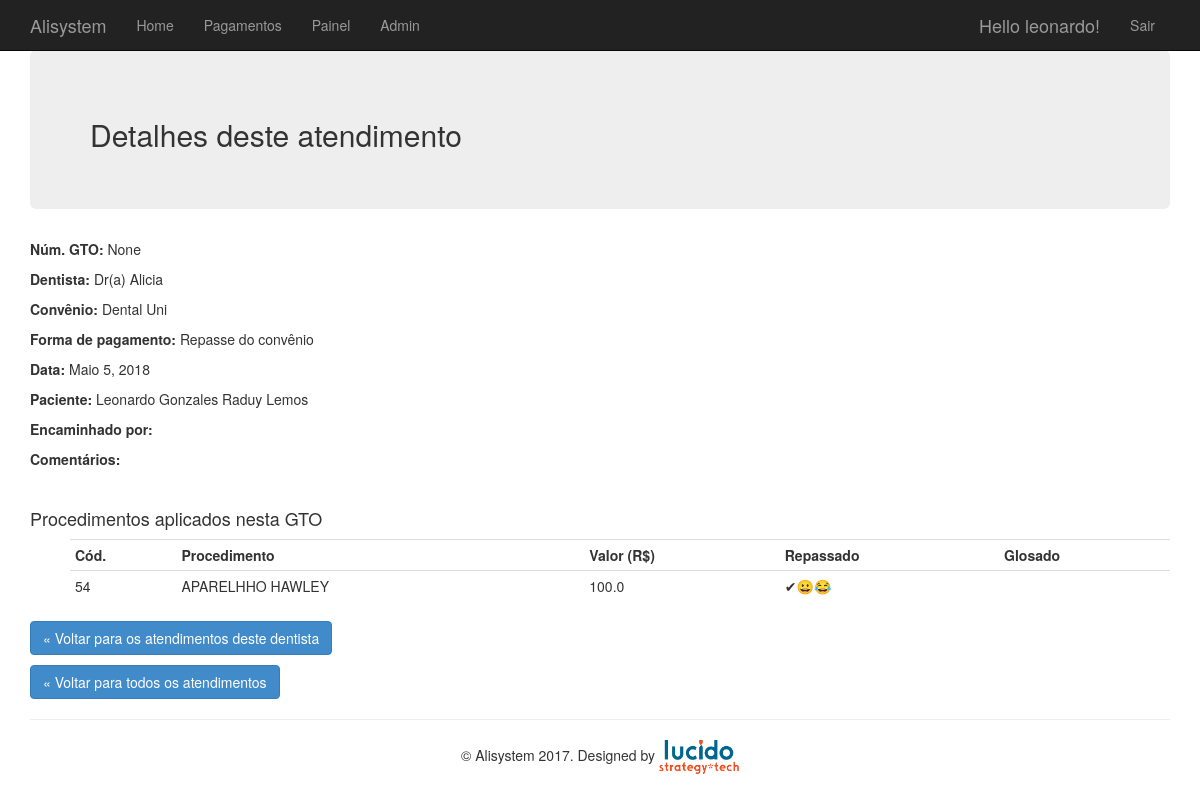
/atendimentos/44/ (signed in), run on the app's committed database.
### Alisystem/models.py (models this page shows, shortened)
class Atendimento(models.Model):
	dentista = models.ForeignKey(Dentista)
	paciente = models.ForeignKey(Paciente)
	convenio = models.ForeignKey(Convenio, null=True)
	forma_pagamento = models.ForeignKey(Formas_pagamento, blank=True, null=True, verbose_name = 'Forma de pagamento')
	data_atendimento = models.DateField(blank=True, null=True, verbose_name = 'Data do atendimento')
	num_GTO = models.CharField(max_length = 30, null=True, blank = True, verbose_name = 'Número da GTO')
	data_envio = models.DateField(blank=True, null=True, verbose_name = 'Data de envio')
	mes_recebimento = models.DateField(blank=True, null=True, verbose_name = 'Mês de recebimento')
	comentarios = models.CharField(max_length = 500, blank=True, verbose_name = 'Comentários')
	encaminhado_por = models.CharField(max_length = 30, blank=True, verbose_name = 'Encaminhado por', help_text='Registrar nome do dentista ou funcionário que encaminhou o paciente')
	verificado = models.BooleanField(blank=True, default=False, verbose_name = 'Atendimento verificado', help_text='Atendimento verificado pela administração do consultório')
	class Meta:
		ordering = ['-data_atendimento']

class Dentista(models.Model):
    nome_completo = models.CharField(max_length=100)
    num_CRO = models.CharField(max_length=100, blank = True, verbose_name = 'Número do CRO')
    email = models.EmailField(blank = True, verbose_name = 'E-mail')
    cpf = models.CharField(max_length=11, blank = True)
    banco = models.CharField(max_length=30, blank = True)
    num_agencia = models.CharField(max_length=4, blank = True, verbose_name = 'Agência número')
    num_conta = models.CharField(max_length=20, blank = True, verbose_name = 'Conta número')
    def __str__(self):
        return self.nome_completo
    class Meta: ordering = ['nome_completo']

class Convenio(models.Model):
    convenio = models.CharField(max_length=40)
    def __str__(self): # Ordenação por 'convenio'
        return self.convenio
    class Meta:	ordering = ['convenio']

class Formas_pagamento(models.Model):
    forma_pagamento = models.CharField(max_length=30, verbose_name = 'Forma de pagamento')
    comissao = models.FloatField(blank=True, null=True, verbose_name = 'Comissão/ impostos (%)', help_text='Registre aqui o valor da comissão dos meios de pagamento ou da alíquota de impostos')
    taxa_fixa = models.FloatField(blank=True, null=True, verbose_name = 'Taxa Fixa (R$)')
    def __str__(self):
        return self.forma_pagamento

class Paciente(models.Model):
    nome_completo = models.CharField(max_length=100)
    nome_responsavel = models.CharField(max_length=100, blank = True, verbose_name = 'Nome do responsável')
    data_nascimento = models.DateField(blank = True, null = True, verbose_name = 'Data de nascimento')
    email = models.EmailField(blank = True, verbose_name = 'e-mail')
    def __str__(self):
        return self.nome_completo
    class Meta: ordering = ['nome_completo']

class Procedimentos_aplicado(models.Model):
	atendimento = models.ForeignKey(Atendimento, blank=True, null=True)
	procedimento = models.ForeignKey(Procedimento, blank=True, null=True, help_text='Escolha o seu procedimento nesta lista, ou insira um novo procedimento clicando no sinal de +') # Procedimentos padronizados a partir da tabela de preços
	dente = models.CharField(max_length = 20, blank = True, help_text='Registre qual o dente tratado')
	descr_anterior = models.CharField(max_length = 200, blank=True, verbose_name="Descrição do procedimento", help_text = 'Descrição anterior do procedimento (Opcional)')
	valor_real = models.FloatField(blank=True, null=True, verbose_name = 'Valor')
	valor_liquido_recebido = models.FloatField(blank=True, null=True, verbose_name = 'Valor líquido efetivamente recebido')
	valor_repassado = models.FloatField(blank=True, null=True, verbose_name = 'Valor repassado ao dentista')
	recebido = models.BooleanField(blank=True, default=False)
	glosado = models.BooleanField(blank=True, default=False)
	motivo_glosa = models.CharField(max_length = 200, blank=True, verbose_name = 'Motivo da glosa')
	data_recebimento = models.DateField(blank=True, null=True, verbose_name = 'Data de recebimento')
	data_repasse = models.DateField(blank=True, null=True, verbose_name = 'Data de repasse')
	repassado = models.BooleanField(blank=True, default=False)

class Procedimento(models.Model):
    procedimento = models.CharField(max_length=100)
    tipo_procedimento = models.ForeignKey(Tipos_procedimento, blank = True, null = True, verbose_name = 'Tipo do procedimento')
    tabela_preço = models.FloatField(blank=True, null=True, verbose_name = 'Tabela de preço')
    def __str__(self):
        return self.procedimento
    class Meta: ordering = ['procedimento']

### Alisystem/views.py (the view)
# urls.py: url(r'^atendimentos/(?P<pk>[0-9]+)/$', ProcedimentoAtendimentoList.as_view(), name = 'atendimento_list'),
class ProcedimentoAtendimentoList(LoginRequiredMixin, DetailView):
    login_url = '/login/'
    redirect_field_name = 'redirect_to'
    model = Atendimento
    template_name = 'app/procedimentos_por_atendimento.html'

### Alisystem/templates/app/procedimentos_por_atendimento.html (shortened to what this page needs)
 {% extends "app/layout.html" %}
{% block content %}
<div class = "jumbotron">
    <h2>Detalhes deste atendimento</h2>
</div>
    <p><b>Núm. GTO:</b> {{ atendimento.num_GTO }}</p>
    <p><b>Dentista:</b> Dr(a) {{ atendimento.dentista }}</p>
    <p><b>Convênio:</b> {{ atendimento.convenio }}</p>
    <p><b>Forma de pagamento:</b> {{ atendimento.forma_pagamento }}</p>
    <p><b>Data:</b> {{ atendimento.data_atendimento }}</p>
	<p><b>Paciente:</b> {{ atendimento.paciente }}</p>
    <p><b>Encaminhado por:</b> {{ atendimento.encaminhado_por }}</p>
    <p><b>Comentários:</b> {{ atendimento.comentarios }}</p>
	<br>
    <h4>Procedimentos aplicados nesta GTO</h4>
	<ul>
		<table class="table table-condensed">
			<tr>
				<th>Cód.</th>
				<th>Procedimento</th>
				<th>Valor (R$)</th>
				<th>Repassado</th>
				<th>Glosado</th>
			</tr>
				{% for procedimento in atendimento.procedimentos_aplicado_set.all %}
			<tr>
				<td>{{ procedimento.id }}</td>
				<td>{{ procedimento.procedimento }}</td>
				<td>{{ procedimento.valor_real }}</td>
				<td>{% if procedimento.repassado %} &#10004;&#128512;&#128514; {% endif %}</td>
				<td>{% if procedimento.glosado %} Glosado!&#128530;  {% else %}  {% endif %}</td>
			</tr>
				{% endfor %}
			</table>
	</ul>
<p><a href="/atendimentos/dentista/{{ atendimento.dentista }}" class="btn btn-primary btn-large">&laquo; Voltar para os atendimentos deste dentista</a></p>
<a href="/atendimentos/" class="btn btn-primary btn-large">&laquo; Voltar para todos os atendimentos</a>
{% endblock %}

### Alisystem/templates/app/loginpartial.html (shortened to what this page needs)
{% if user.is_authenticated %}
<form id="logoutForm" action="/logout" method="post" class="navbar-right">
    <ul class="nav navbar-nav navbar-right">
        <li><span class="navbar-brand">Hello {{ user.username }}!</span></li>
        <li><a href="javascript:document.getElementById('logoutForm').submit()">Sair</a></li>
    </ul>
</form>
{% else %}
<ul class="nav navbar-nav navbar-right">
    <li><a href="{% url 'login' %}">Entrar</a></li>
</ul>
{% endif %}

### data on the page
Atendimento: num_GTO "None", dentista "Alicia", convenio "Dental Uni", forma_pagamento "Repasse do convênio", data_atendimento "Maio 5, 2018", paciente "Leonardo Gonzales Raduy Lemos"
Procedimentos_aplicado: id "54", procedimento "APARELHHO HAWLEY", valor_real "100.0"

### other printed values
{{ user.username }} "leonardo"
